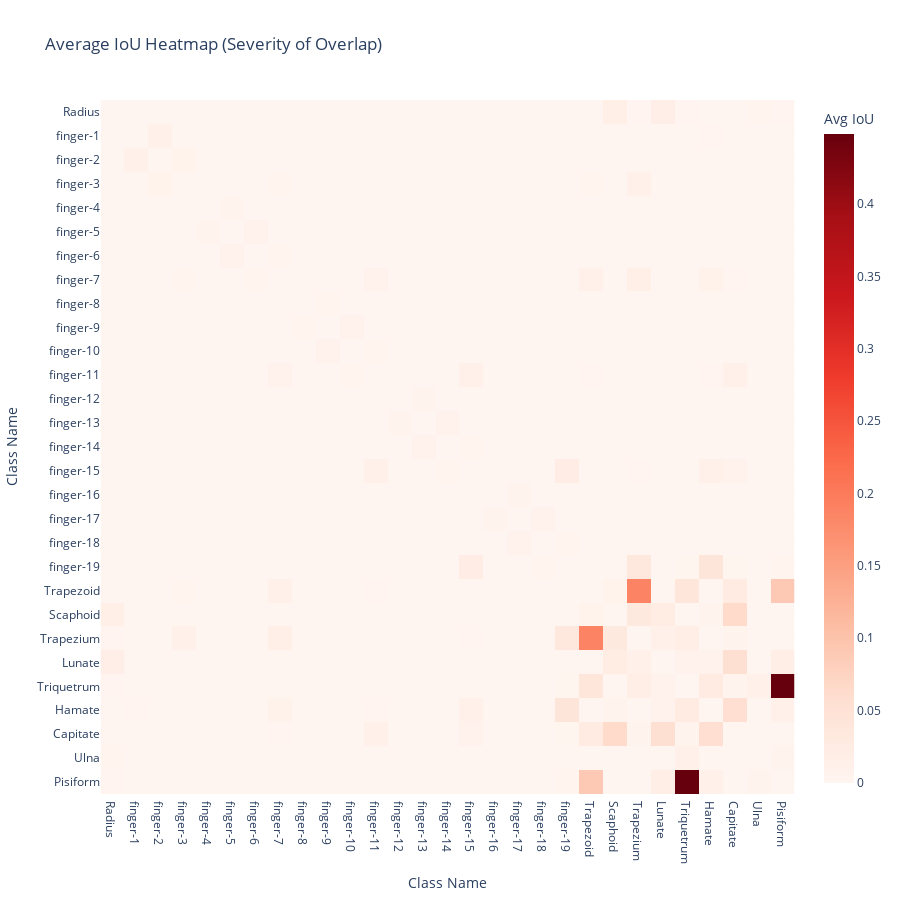
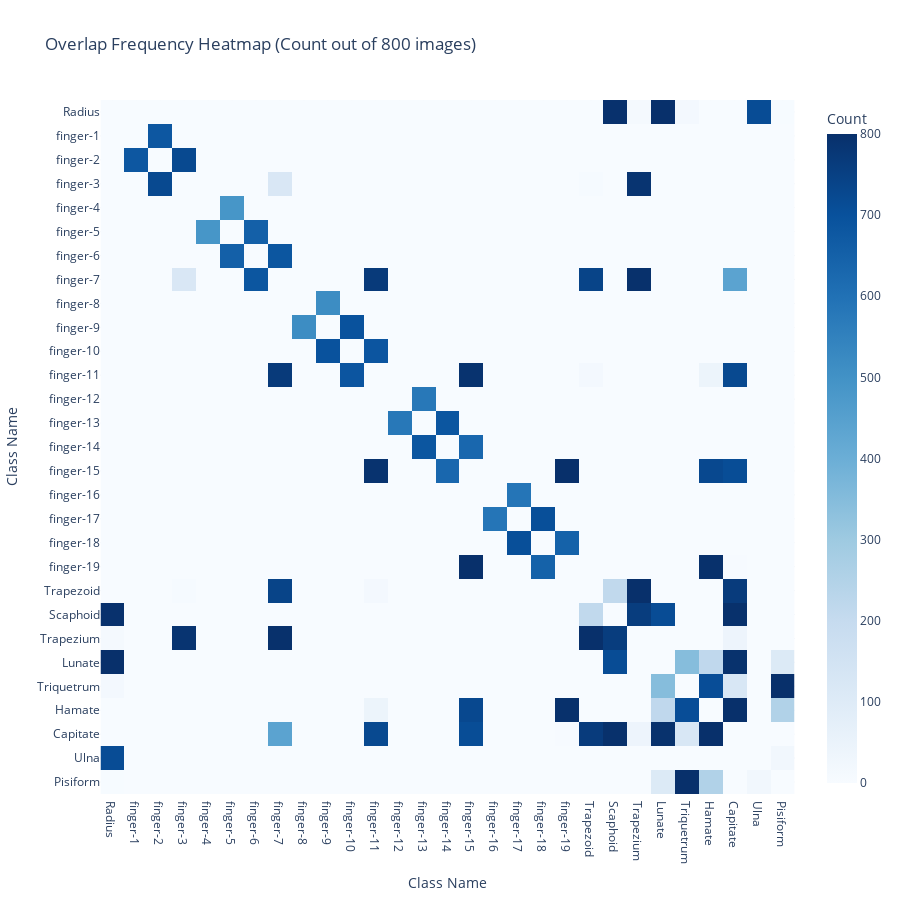

The cell these charts' notebook holds for them, in order:
### Code cell
SCALE_FACTOR = 0.25  
img_w, img_h = 2048, 2048 
w_small, h_small = int(img_w * SCALE_FACTOR), int(img_h * SCALE_FACTOR)

with open(os.path.join(LABEL_ROOT, jsons[0]), 'r') as f:
    first_data = json.load(f)
    class_list = [ann['label'] for ann in first_data['annotations']]

class_to_idx = {name: i for i, name in enumerate(class_list)}
n_classes = len(class_list)

# 결과 저장용 행렬
# [i, j] = i번째 클래스와 j번째 클래스의 겹침 정보
iou_sum_matrix = np.zeros((n_classes, n_classes))
overlap_count_matrix = np.zeros((n_classes, n_classes))

print(f"Calculating Overlap Matrix for {n_classes} classes...")

# 교집합 및 IoU 계산
for json_file in tqdm(jsons):
    json_path = os.path.join(LABEL_ROOT, json_file)
    with open(json_path, 'r') as f:
        data = json.load(f)
    
    annotations = data.get('annotations', [])
    
    # 현재 이미지의 마스크들을 저장할 딕셔너리
    masks = {}
    bboxes = {}

    # 1. 마스크 생성 (스케일 줄여서)
    for ann in annotations:
        label = ann.get('label')
        points = ann.get('points', [])
        
        if label in class_to_idx and len(points) > 2:
            # 좌표 스케일링
            pts = (np.array(points) * SCALE_FACTOR).astype(np.int32)
            
            # 마스크 그리기
            mask = np.zeros((h_small, w_small), dtype=np.uint8)
            cv2.fillPoly(mask, [pts], 1)
            
            masks[label] = mask
            
            # Bounding Box (빠른 계산용)
            x, y, w, h = cv2.boundingRect(pts)
            bboxes[label] = (x, y, x+w, y+h)

    # 2. 모든 쌍(Pair)에 대해 겹침 확인
    # itertools.combinations를 써서 (A, B) 쌍을 생성
    for label_a, label_b in combinations(class_list, 2):
        if label_a not in masks or label_b not in masks:
            continue
            
        # BBox 먼저 확인 (안 겹치면 패스)
        xa1, ya1, xa2, ya2 = bboxes[label_a]
        xb1, yb1, xb2, yb2 = bboxes[label_b]
        
        # 사각형이 겹치지 않는 조건
        if xa2 < xb1 or xb2 < xa1 or ya2 < yb1 or yb2 < ya1:
            continue
            
        # 실제 마스크 교집합 연산
        mask_a = masks[label_a]
        mask_b = masks[label_b]
        
        intersection = np.logical_and(mask_a, mask_b).sum()
        
        if intersection > 0:
            union = np.logical_or(mask_a, mask_b).sum()
            iou = intersection / union if union > 0 else 0
            
            idx_a, idx_b = class_to_idx[label_a], class_to_idx[label_b]
            
            # 행렬에 누적 (대칭 행렬)
            iou_sum_matrix[idx_a, idx_b] += iou
            iou_sum_matrix[idx_b, idx_a] += iou
            
            overlap_count_matrix[idx_a, idx_b] += 1
            overlap_count_matrix[idx_b, idx_a] += 1

# 평균 IoU 계산 (겹친 적이 있는 경우에만 평균)
# 0으로 나누기 방지
avg_iou_matrix = np.divide(iou_sum_matrix, overlap_count_matrix, 
                           out=np.zeros_like(iou_sum_matrix), 
                           where=overlap_count_matrix!=0)

# 자기 자신과의 관계는 의미 없으므로 0 또는 1 (여기선 시각화 편의상 0)
np.fill_diagonal(avg_iou_matrix, 0)
np.fill_diagonal(overlap_count_matrix, 0)

# 3. Plotly Heatmap 시각화
# (1) 평균 IoU 히트맵 (얼마나 심하게 겹치나?)
fig_iou = px.imshow(
    avg_iou_matrix,
    x=class_list,
    y=class_list,
    color_continuous_scale='Reds',
    title="Average IoU Heatmap (Severity of Overlap)",
    labels=dict(x="Class A", y="Class B", color="Avg IoU"),
    template='plotly_white'
)
fig_iou.update_layout(
    width=900, height=900,
    xaxis_title="Class Name", yaxis_title="Class Name"
)
# 마우스 올렸을 때 정보 표시
fig_iou.update_traces(
    hovertemplate="<b>%{x}</b> & <b>%{y}</b><br>Avg IoU: %{z:.3f}<extra></extra>"
)
fig_iou.show()


# (2) 겹침 빈도 히트맵 (얼마나 자주 겹치나?)
fig_count = px.imshow(
    overlap_count_matrix,
    x=class_list,
    y=class_list,
    color_continuous_scale='Blues',
    title=f"Overlap Frequency Heatmap (Count out of {len(jsons)} images)",
    labels=dict(x="Class A", y="Class B", color="Count"),
    template='plotly_white'
)
fig_count.update_layout(
    width=900, height=900,
    xaxis_title="Class Name", yaxis_title="Class Name"
)
fig_count.update_traces(
    hovertemplate="<b>%{x}</b> & <b>%{y}</b><br>Overlap Count: %{z} times<extra></extra>"
)
fig_count.show()

# 가장 심각한 겹침 Top 10 출력
# 상삼각행렬(Upper Triangle)만 추출해서 중복 제거
triu_indices = np.triu_indices(n_classes, k=1)
overlap_list = []

for i, j in zip(*triu_indices):
    if overlap_count_matrix[i, j] > 0:
        overlap_list.append({
            'Class A': class_list[i],
            'Class B': class_list[j],
            'Frequency': int(overlap_count_matrix[i, j]),
            'Avg IoU': avg_iou_matrix[i, j]
        })

df_overlap = pd.DataFrame(overlap_list)
print("\n=== Top 10 Most Frequently Overlapping Pairs ===")
print(df_overlap.sort_values('Frequency', ascending=False).head(10))

print("\n=== Top 10 Most Severely Overlapping Pairs (High IoU) ===")
print(df_overlap.sort_values('Avg IoU', ascending=False).head(10))

### Figure 1 — Plotly figure (JSON) as saved in the notebook; plotly's stock layout.template omitted (floating-point values rounded to 4 significant figures; data arrays with more than 128 entries replaced by an {"elided": "..."} marker saying what was removed)
{"data": [{"coloraxis": "coloraxis", "hovertemplate": "<b>%{x}</b> & <b>%{y}</b><br>Avg IoU: %{z:.3f}<extra></extra>", "name": "0", "type": "heatmap", "x": ["Radius", "finger-1", "finger-2", "finger-3", "finger-4", "finger-5", "finger-6", "finger-7", "finger-8", "finger-9", "finger-10", "finger-11", "finger-12", "finger-13", "finger-14", "finger-15", "finger-16", "finger-17", "finger-18", "finger-19", "Trapezoid", "Scaphoid", "Trapezium", "Lunate", "Triquetrum", "Hamate", "Capitate", "Ulna", "Pisiform"], "xaxis": "x", "y": ["Radius", "finger-1", "finger-2", "finger-3", "finger-4", "finger-5", "finger-6", "finger-7", "finger-8", "finger-9", "finger-10", "finger-11", "finger-12", "finger-13", "finger-14", "finger-15", "finger-16", "finger-17", "finger-18", "finger-19", "Trapezoid", "Scaphoid", "Trapezium", "Lunate", "Triquetrum", "Hamate", "Capitate", "Ulna", "Pisiform"], "yaxis": "y", "z": {"elided": "29x29 float values"}}], "layout": {"coloraxis": {"colorbar": {"title": {"text": "Avg IoU"}}, "colorscale": [[0, "rgb(255,245,240)"], [0.125, "rgb(254,224,210)"], [0.25, "rgb(252,187,161)"], [0.375, "rgb(252,146,114)"], [0.5, "rgb(251,106,74)"], [0.625, "rgb(239,59,44)"], [0.75, "rgb(203,24,29)"], [0.875, "rgb(165,15,21)"], [1, "rgb(103,0,13)"]]}, "height": 900, "title": {"text": "Average IoU Heatmap (Severity of Overlap)"}, "width": 900, "xaxis": {"anchor": "y", "constrain": "domain", "domain": [0, 1], "scaleanchor": "y", "title": {"text": "Class Name"}}, "yaxis": {"anchor": "x", "autorange": "reversed", "constrain": "domain", "domain": [0, 1], "title": {"text": "Class Name"}}}}

### Figure 2 — Plotly figure (JSON) as saved in the notebook; plotly's stock layout.template omitted (floating-point values rounded to 4 significant figures; data arrays with more than 128 entries replaced by an {"elided": "..."} marker saying what was removed)
{"data": [{"coloraxis": "coloraxis", "hovertemplate": "<b>%{x}</b> & <b>%{y}</b><br>Overlap Count: %{z} times<extra></extra>", "name": "0", "type": "heatmap", "x": ["Radius", "finger-1", "finger-2", "finger-3", "finger-4", "finger-5", "finger-6", "finger-7", "finger-8", "finger-9", "finger-10", "finger-11", "finger-12", "finger-13", "finger-14", "finger-15", "finger-16", "finger-17", "finger-18", "finger-19", "Trapezoid", "Scaphoid", "Trapezium", "Lunate", "Triquetrum", "Hamate", "Capitate", "Ulna", "Pisiform"], "xaxis": "x", "y": ["Radius", "finger-1", "finger-2", "finger-3", "finger-4", "finger-5", "finger-6", "finger-7", "finger-8", "finger-9", "finger-10", "finger-11", "finger-12", "finger-13", "finger-14", "finger-15", "finger-16", "finger-17", "finger-18", "finger-19", "Trapezoid", "Scaphoid", "Trapezium", "Lunate", "Triquetrum", "Hamate", "Capitate", "Ulna", "Pisiform"], "yaxis": "y", "z": {"elided": "29x29 float values"}}], "layout": {"coloraxis": {"colorbar": {"title": {"text": "Count"}}, "colorscale": [[0, "rgb(247,251,255)"], [0.125, "rgb(222,235,247)"], [0.25, "rgb(198,219,239)"], [0.375, "rgb(158,202,225)"], [0.5, "rgb(107,174,214)"], [0.625, "rgb(66,146,198)"], [0.75, "rgb(33,113,181)"], [0.875, "rgb(8,81,156)"], [1, "rgb(8,48,107)"]]}, "height": 900, "title": {"text": "Overlap Frequency Heatmap (Count out of 800 images)"}, "width": 900, "xaxis": {"anchor": "y", "constrain": "domain", "domain": [0, 1], "scaleanchor": "y", "title": {"text": "Class Name"}}, "yaxis": {"anchor": "x", "autorange": "reversed", "constrain": "domain", "domain": [0, 1], "title": {"text": "Class Name"}}}}
